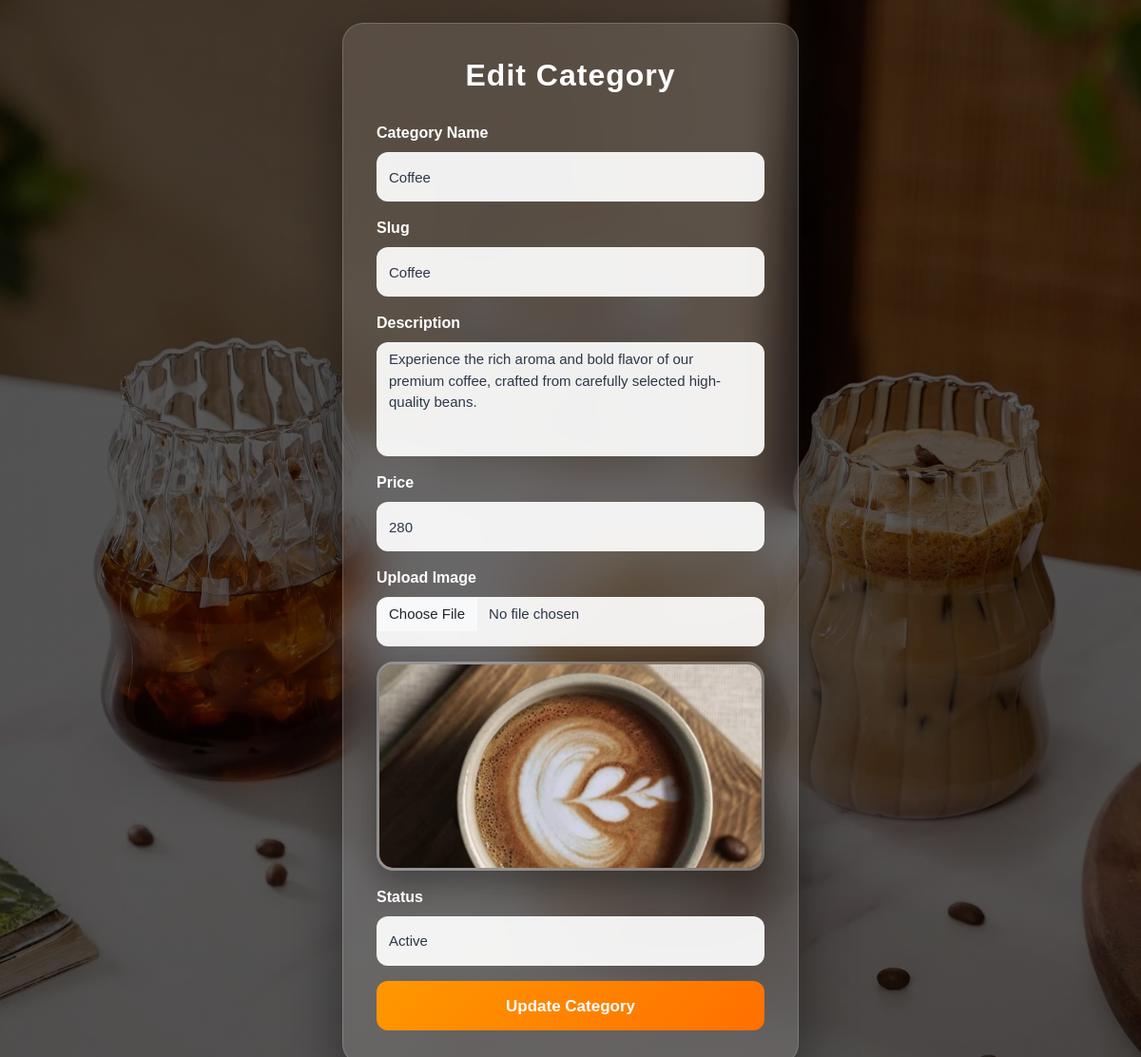
The app's page /admin/edit_category.php?id=7 with its own data.
### tables this page shows
CREATE TABLE `categories` (
  `id` int(255) NOT NULL,
  `name` varchar(255) NOT NULL,
  `slug` varchar(255) NOT NULL,
  `descri` varchar(255) NOT NULL,
  `price` int(255) NOT NULL,
  `image` text NOT NULL,
  `status` tinyint(1) NOT NULL DEFAULT 1,
  `create_at` timestamp NOT NULL DEFAULT current_timestamp(),
  `parent_id` int(255) NOT NULL DEFAULT 0
);

### admin/edit_category.php (the view, shortened to what this page needs)
<!DOCTYPE html>
<html lang="en">
<head>
<?php
global $conn;
$id=$_GET['id'];
$sql="SELECT * FROM categories WHERE id='$id' ";
$run=mysqli_query($conn,$sql);
$data=mysqli_fetch_assoc($run);
?>
<link rel="stylesheet" href="../assets/bootstrap-5.3.7-dist/css/bootstrap.min.css">
</head>
<body>
<div class="form-container">
    <h3 class="form-title">Edit Category</h3>
    <form action="editcate_action.php" method="POST" enctype="multipart/form-data">
        <div class="mb-3">
            <label class="form-label">Category Name</label>
            <input type="text" class="form-control" name="name" value="<?php echo $data['name']; ?>">
        </div>
        <div class="mb-3">
            <label class="form-label">Slug</label>
            <input type="text" class="form-control" name="slug" value="<?php echo $data['slug']; ?>">
        </div>
        <div class="mb-3">
            <label class="form-label">Description</label>
            <textarea class="form-control" name="descri"><?php echo $data['descri']; ?></textarea>
        </div>
        <div class="mb-3">
            <label class="form-label">Price</label>
            <input class="form-control" name="price" value="<?php echo $data['price']; ?>">
        </div>
        <div class="mb-3">
            <label class="form-label">Upload Image</label>
            <input type="file" class="form-control" name="image" id="imginput" accept="image/*">
        </div>
        <div class="mb-3 text-center">
            <img src="../images/<?php echo $data['image']; ?>" id="imgpreview" class="img-preview">
        </div>
        <div class="mb-3">
            <label class="form-label">Status</label>
            <select class="form-select" name="status">
                <option value="1" <?php if($data['status']==1) echo "selected"; ?>>Active</option>
            </select>
        </div>
        <button type="submit" name="updateBtn" class="btn btn-primary btn-custom">
            Update Category
        </button>
    </form>
</div>
</body>
</html>

### admin/edit_category.php (style rules this page uses)
body { margin:0; min-height:100vh; display:flex; justify-content:center; align-items:center; background: linear-gradient(rgba(0,0,0,.65),rgba(0,0,0,.65)), url("../images/gl1.webp"); background-size:cover; background-position:center; background-attachment:fixed; font-family:'Poppins',sans-serif; }
.form-control::placeholder { color:#8a8f98; font-weight:500; opacity:1; }
.form-container { width:480px; padding:35px; margin-top: 2%; border-radius:22px; background:rgba(255,255,255,.12); backdrop-filter:blur(18px); -webkit-backdrop-filter:blur(18px); border:1px solid rgba(255,255,255,.18); box-shadow: 0 25px 60px rgba(0,0,0,.45); animation:popup .7s ease; }
.form-title { color:#fff; font-size:32px; font-weight:700; text-align:center; margin-bottom:30px; letter-spacing:1px; }
.form-label { color:#fff; font-weight:600; margin-bottom:8px; }
.form-control, .form-select { height:52px; border-radius:12px; border:1px solid rgba(255,255,255,.15); background:rgba(255,255,255,.92); color:#2d3748; font-size:15px; font-weight:500; transition:.35s; box-shadow:none; }
textarea.form-control { height:120px; resize:none; color:#2d3748; }
.img-preview { width:100%; height:220px; border-radius:18px; object-fit:cover; border:3px solid rgba(255,255,255,.3); box-shadow:0 15px 35px rgba(0,0,0,.35); }
.btn-custom { width:100%; height:52px; border:none; border-radius:12px; font-size:17px; font-weight:700; color:#fff; background:linear-gradient(135deg,#ff9800,#ff6f00); transition:.35s; }

### records on screen
categories: name "Coffee", slug "Coffee", descri "Experience the rich aroma and bold flavor of our premium coffee, crafted from carefully selected high-quality beans.", price "280", image (picture), status "Active"
